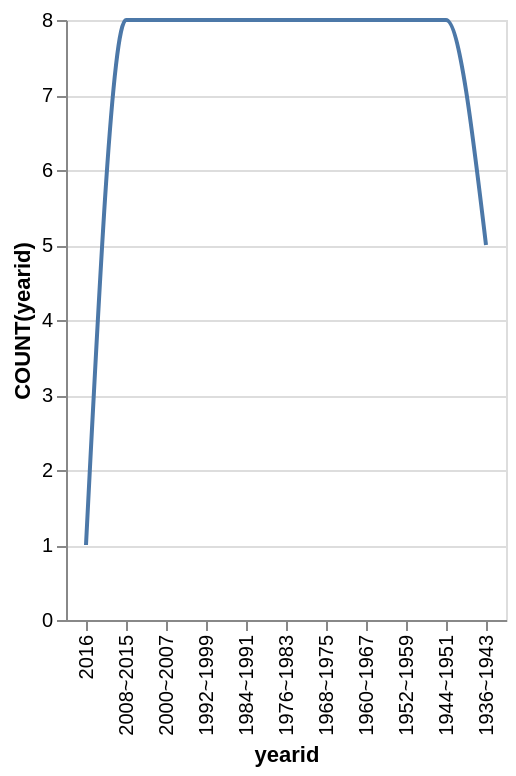

Express this chart as Vega-Lite.
### Vega-Lite specification from a JSON file in a GitHub repository (floating-point values rounded to 4 significant figures)
{"data": {"values": [{"x_data": "1936~1943", "y_data": 5}, {"x_data": "1944~1951", "y_data": 8}, {"x_data": "1952~1959", "y_data": 8}, {"x_data": "1960~1967", "y_data": 8}, {"x_data": "1968~1975", "y_data": 8}, {"x_data": "1976~1983", "y_data": 8}, {"x_data": "1984~1991", "y_data": 8}, {"x_data": "1992~1999", "y_data": 8}, {"x_data": "2000~2007", "y_data": 8}, {"x_data": "2008~2015", "y_data": 8}, {"x_data": "2016", "y_data": 1}]}, "mark": {"type": "line", "interpolate": "monotone"}, "encoding": {"x": {"field": "x_data", "type": "nominal", "title": "yearid", "sort": "descending"}, "y": {"field": "y_data", "type": "quantitative", "title": "COUNT(yearid)"}}}
